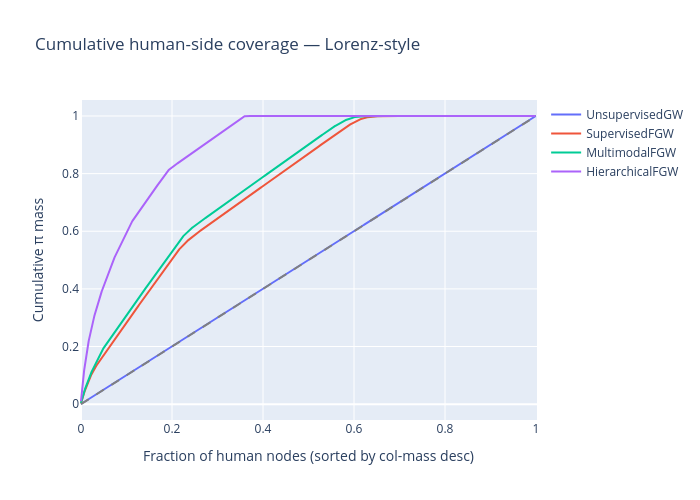

Write notebook code for a chart like this one.
### Markdown cell above
## Human-side coverage (column mass) per model

How concentrated each model's mass is on a small subset of human nodes. Production semirelaxed FGW intentionally leaves ~36% of human nodes uncovered.

### Code cell
fig = go.Figure()
for name in names:
    cm = np.sort(results[name]['col_mass'])[::-1]    # sorted descending
    fig.add_trace(go.Scatter(
        y=np.cumsum(cm) / cm.sum(),
        x=np.arange(len(cm)) / len(cm),
        mode='lines',
        name=name,
    ))
fig.add_shape(type='line', x0=0, y0=0, x1=1, y1=1,
               line=dict(color='gray', dash='dash'))
fig.update_layout(
    title='Cumulative human-side coverage — Lorenz-style',
    xaxis_title='Fraction of human nodes (sorted by col-mass desc)',
    yaxis_title='Cumulative π mass',
    width=700, height=500,
)
fig

### Figure 1 — Plotly figure (JSON) as saved in the notebook; plotly's stock layout.template omitted (floating-point values rounded to 4 significant figures; data arrays with more than 128 entries replaced by an {"elided": "..."} marker saying what was removed)
{"data": [{"mode": "lines", "name": "UnsupervisedGW", "type": "scatter", "x": {"elided": "2094 float values"}, "y": {"elided": "2094 float values"}}, {"mode": "lines", "name": "SupervisedFGW", "type": "scatter", "x": {"elided": "2094 float values"}, "y": {"elided": "2094 float values"}}, {"mode": "lines", "name": "MultimodalFGW", "type": "scatter", "x": {"elided": "2094 float values"}, "y": {"elided": "2094 float values"}}, {"mode": "lines", "name": "HierarchicalFGW", "type": "scatter", "x": {"elided": "2094 float values"}, "y": {"elided": "2094 float values"}}], "layout": {"height": 500, "shapes": [{"line": {"color": "gray", "dash": "dash"}, "type": "line", "x0": 0, "x1": 1, "y0": 0, "y1": 1}], "title": {"text": "Cumulative human-side coverage — Lorenz-style"}, "width": 700, "xaxis": {"title": {"text": "Fraction of human nodes (sorted by col-mass desc)"}}, "yaxis": {"title": {"text": "Cumulative π mass"}}}}
